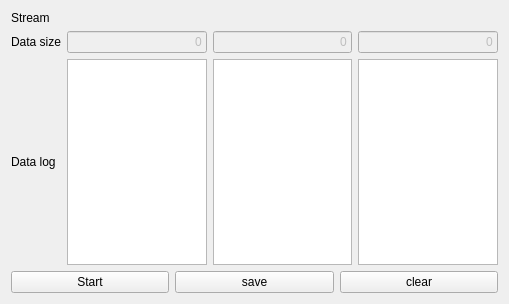
<?xml version="1.0" encoding="UTF-8"?>
<ui version="4.0">
 <class>ClientModuleUI</class>
 <widget class="QWidget" name="ClientModuleUI">
  <property name="geometry">
   <rect>
    <x>0</x>
    <y>0</y>
    <width>509</width>
    <height>304</height>
   </rect>
  </property>
  <property name="windowTitle">
   <string>ClientModuleUI</string>
  </property>
  <layout class="QVBoxLayout" name="verticalLayout_2">
   <item>
    <layout class="QGridLayout" name="gridLayout">
     <item row="2" column="0">
      <widget class="QLabel" name="label_7">
       <property name="text">
        <string>Data log</string>
       </property>
      </widget>
     </item>
     <item row="0" column="0">
      <widget class="QLabel" name="label">
       <property name="text">
        <string>Stream</string>
       </property>
      </widget>
     </item>
     <item row="2" column="2">
      <widget class="QPlainTextEdit" name="m_plainTextEditData_2"/>
     </item>
     <item row="2" column="3">
      <widget class="QPlainTextEdit" name="m_plainTextEditData_3">
       <property name="maximumSize">
        <size>
         <width>16777215</width>
         <height>16777215</height>
        </size>
       </property>
      </widget>
     </item>
     <item row="2" column="1">
      <widget class="QPlainTextEdit" name="m_plainTextEditData_1"/>
     </item>
     <item row="1" column="0">
      <widget class="QLabel" name="label_2">
       <property name="text">
        <string>Data size</string>
       </property>
      </widget>
     </item>
     <item row="1" column="1">
      <widget class="QLineEdit" name="lineEdit_1">
       <property name="enabled">
        <bool>false</bool>
       </property>
       <property name="text">
        <string>0</string>
       </property>
       <property name="alignment">
        <set>Qt::AlignRight|Qt::AlignTrailing|Qt::AlignVCenter</set>
       </property>
      </widget>
     </item>
     <item row="1" column="2">
      <widget class="QLineEdit" name="lineEdit_2">
       <property name="enabled">
        <bool>false</bool>
       </property>
       <property name="text">
        <string>0</string>
       </property>
       <property name="alignment">
        <set>Qt::AlignRight|Qt::AlignTrailing|Qt::AlignVCenter</set>
       </property>
      </widget>
     </item>
     <item row="1" column="3">
      <widget class="QLineEdit" name="lineEdit_3">
       <property name="enabled">
        <bool>false</bool>
       </property>
       <property name="text">
        <string>0</string>
       </property>
       <property name="alignment">
        <set>Qt::AlignRight|Qt::AlignTrailing|Qt::AlignVCenter</set>
       </property>
      </widget>
     </item>
    </layout>
   </item>
   <item>
    <layout class="QHBoxLayout" name="horizontalLayout">
     <item>
      <widget class="QPushButton" name="m_pushButtonStart">
       <property name="text">
        <string>Start</string>
       </property>
      </widget>
     </item>
     <item>
      <widget class="QPushButton" name="m_pushButtonSave">
       <property name="text">
        <string>save</string>
       </property>
      </widget>
     </item>
     <item>
      <widget class="QPushButton" name="m_pushButtonClearData">
       <property name="text">
        <string>clear</string>
       </property>
      </widget>
     </item>
    </layout>
   </item>
  </layout>
 </widget>
 <layoutdefault spacing="6" margin="11"/>
 <resources/>
 <connections/>
</ui>
